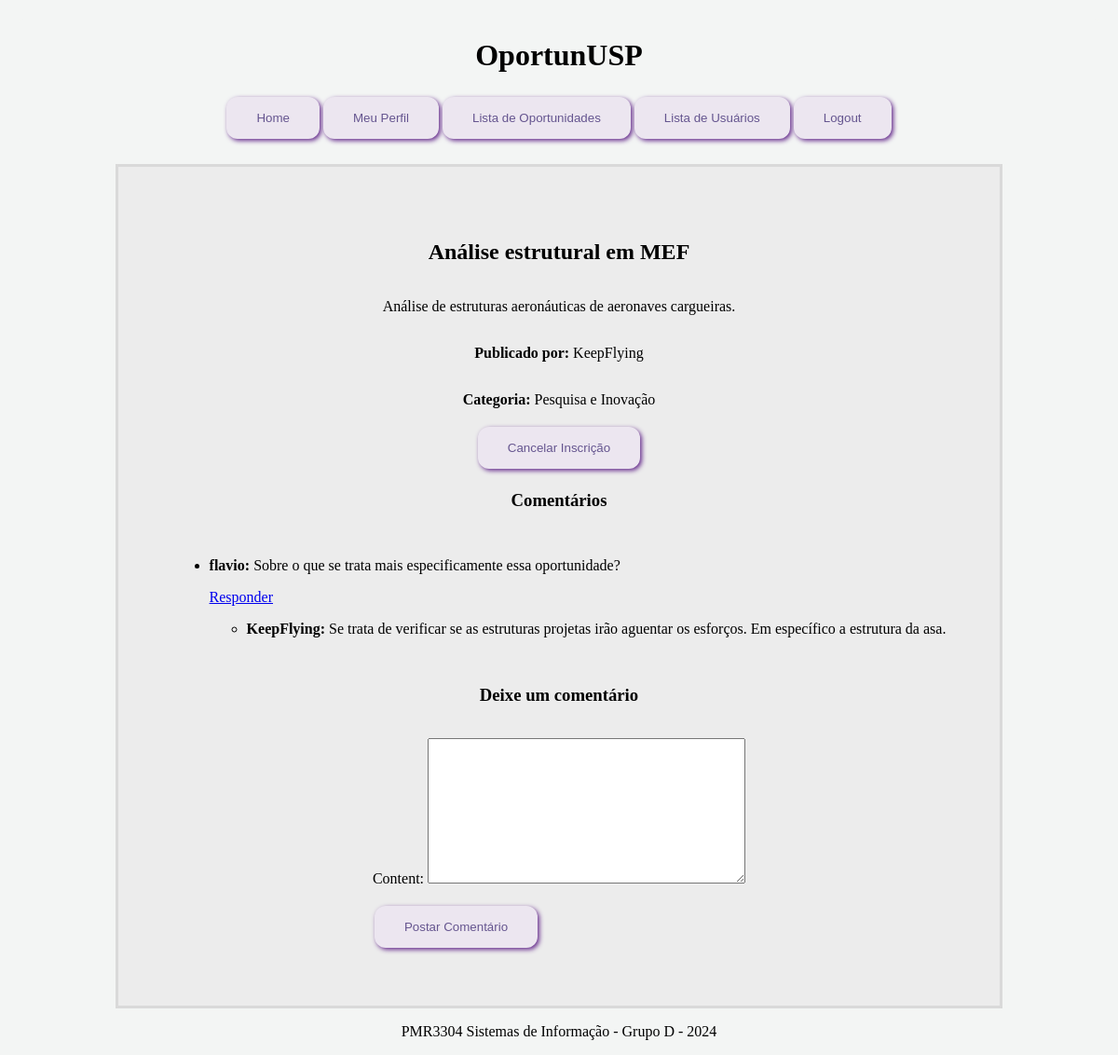
/opportunity/7/ (signed in), run on the app's committed database.
### oportunidades/models.py (models this page shows, shortened)
class Opportunity(models.Model):
    title = models.CharField(max_length=255)
    description = models.TextField()
    posted_by = models.ForeignKey(User, on_delete=models.CASCADE, related_name='posted_opportunities')  # Quem publicou
    category = models.CharField(max_length=100)  # Área da pesquisa
    date_posted = models.DateTimeField(auto_now_add=True)
    is_active = models.BooleanField(default=True)  # Se a oportunidade está ativa
    subscribers = models.ManyToManyField(User, related_name='subscribed_opportunities', blank=True)  # Usuários inscritos

class Comment(models.Model):
    user = models.ForeignKey(User, on_delete=models.CASCADE)  # Quem fez o comentário
    opportunity = models.ForeignKey(Opportunity, on_delete=models.CASCADE, related_name='comments')  # A oportunidade ao qual o comentário pertence
    content = models.TextField()  # Texto do comentário
    date_posted = models.DateTimeField(default=timezone.now)  # Data de criação
    parent_comment = models.ForeignKey('self', on_delete=models.CASCADE, null=True, blank=True, related_name='replies')  # Respostas ao comentário (comentário pai)
    class Meta:
        ordering = ['date_posted']

### oportunidades/views.py (the view)
# urls.py: path('opportunity/<int:pk>/', views.opportunity_detail, name='opportunity_detail'),
@login_required
def opportunity_detail(request, pk):
    opportunity = get_object_or_404(Opportunity, pk=pk)
    if request.method == 'POST':
        comment_form = CommentForm(request.POST)
        if comment_form.is_valid():
            new_comment = comment_form.save(commit=False)
            new_comment.user = request.user  # Atribuir o usuário atual como autor do comentário
            new_comment.opportunity = opportunity  # Associar o comentário à oportunidade
            parent_comment_id = request.POST.get('parent_comment')
            if parent_comment_id:
                parent_comment = get_object_or_404(Comment, id=parent_comment_id)
                new_comment.parent_comment = parent_comment  # Associar o comentário pai se houver
            new_comment.save()
            return redirect('opportunity_detail', pk=opportunity.pk)
    else:
        comment_form = CommentForm()
    comments = opportunity.comments.filter(parent_comment__isnull=True)  # Comentários principais (não respostas)
    inscritos = opportunity.subscribers.all() if opportunity.posted_by == request.user else None
    return render(request, 'oportunidades/opportunity_detail.html', {
        'opportunity': opportunity,
        'comments': comments,
        'comment_form': comment_form,
        'inscritos': inscritos,  # Adiciona inscritos ao contexto
    })

### oportunidades/forms.py
class CommentForm(forms.ModelForm):
    class Meta:
        model = Comment
        fields = ['content']

### oportunidades/templates/oportunidades/opportunity_detail.html (shortened to what this page needs)
{% extends 'base_generic.html' %}
{% block content %}
<h2>{{ opportunity.title }}</h2>
<p>{{ opportunity.description }}</p>
<p><strong>Publicado por:</strong> {{ opportunity.posted_by.username }}</p>
<p><strong>Categoria:</strong> {{ opportunity.category }}</p>
{% if user.is_authenticated %}
    {% if user == opportunity.posted_by %}
        <p>Você é o criador desta oportunidade e não pode se inscrever.</p>
    {% else %}
        {% if user in opportunity.subscribers.all %}
            <form method="post" action="{% url 'unsubscribe_opportunity' opportunity.pk %}">
                <button type="submit">Cancelar Inscrição</button>
            </form>
        {% elif user.profile.user_type == 'aluno' %}
            <form method="post" action="{% url 'subscribe_opportunity' opportunity.pk %}">
                {% csrf_token %}
                <button type="submit">Se Inscrever</button>
            </form>
        {% else %}
            <p>Somente alunos podem se inscrever.</p>
        {% endif %}
    {% endif %}
{% else %}
    <p><a href="{% url 'login' %}">Faça login</a> para se inscrever nesta oportunidade.</p>
{% endif %}
<h3>Comentários</h3>
<ul>
    {% for comment in comments %}
        <li>
            <p><strong>{{ comment.user.username }}:</strong> {{ comment.content }}</p>
            <a href="#comment-{{ comment.id }}" onclick="document.getElementById('reply-{{ comment.id }}').style.display='block'">Responder</a>
            <ul>
                {% for reply in comment.replies.all %}
                    <li>
                        <p><strong>{{ reply.user.username }}:</strong> {{ reply.content }}</p>
                    </li>
                {% empty %}
                    <li>Sem respostas.</li>
                {% endfor %}
            </ul>
        </li>
    {% empty %}
        <li>Sem comentários.</li>
    {% endfor %}
</ul>
<h3>Deixe um comentário</h3>
<form method="post">
    {{ comment_form.as_p }}
    <button type="submit">Postar Comentário</button>
</form>
{% endblock %}

### oportunidades/static/style.css (style rules this page uses)
:root { --button-color:#ECE6F0; --button-hoverColor: #652a8c; --background-color: #F3F5F4; --header-color: #F3F5F4; --nav_color: #6e55a6 ; --content-color: #ececec; --accent-color: #ffffff; --border-color: #00000015; --text-dark:#65558F; --card-background: #e4dde8; }
body { height: 100vh; display: flex; flex-direction: column; background-color: var(--background-color); align-items: center; flex-grow: 1; padding:1%; }
button { background-color: var(--button-color); border: none; color: white; padding: 15px 32px; text-align: center; margin: 4px 2px; border-radius: 12px; transition: background-color 0.3s ease; color: var(--text-dark); box-shadow: 2px 2px 5px var(--button-hoverColor); }

### data on the page
Opportunity: title "Análise estrutural em MEF", description "Análise de estruturas aeronáuticas de aeronaves cargueiras.", posted_by.username "KeepFlying", category "Pesquisa e Inovação"
Comment: user.username "flavio", content "Sobre o que se trata mais especificamente essa oportunidade?"
Comment: user.username "KeepFlying", content "Se trata de verificar se as estruturas projetas irão aguentar os esforços. Em específico a estrutura da asa."
